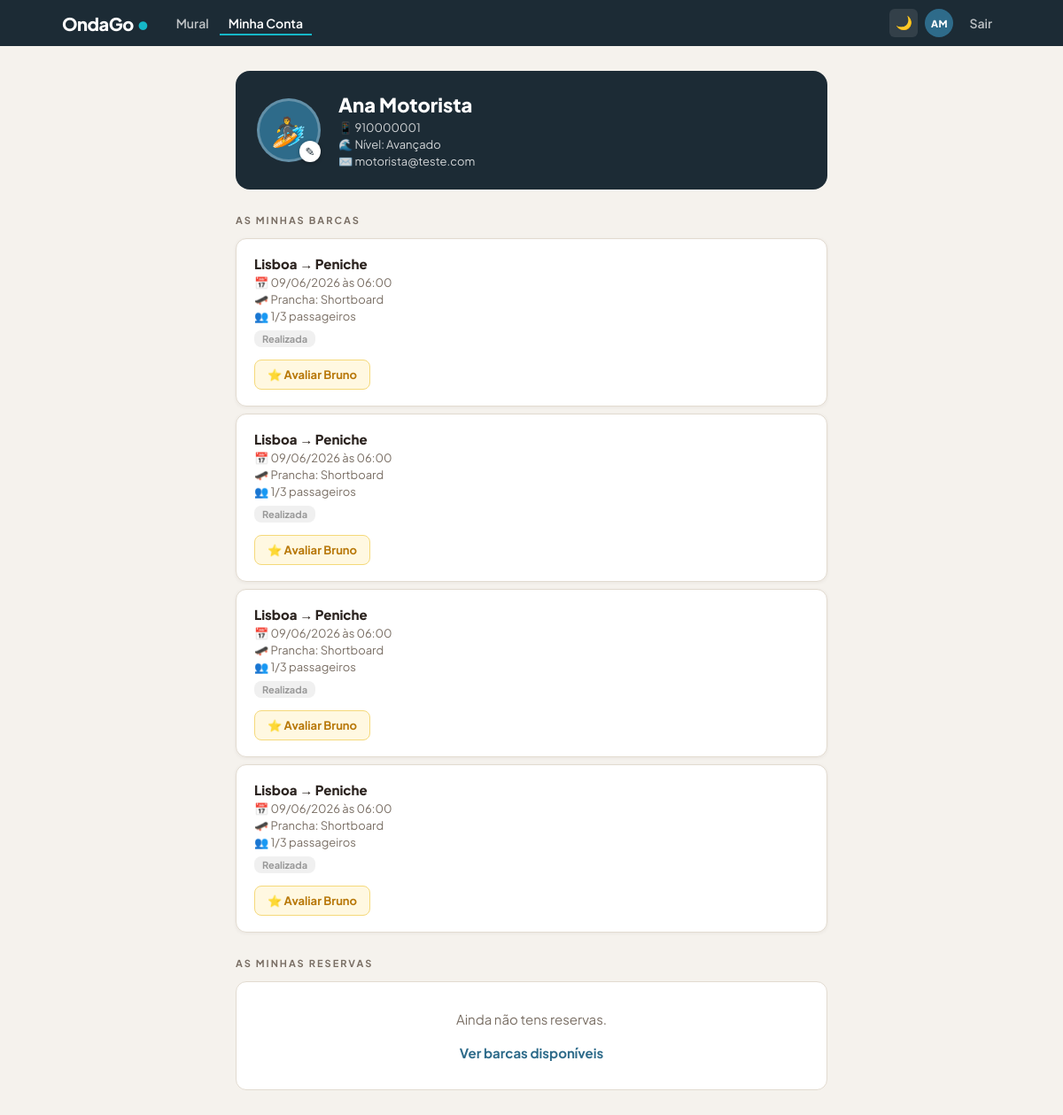
The page /minha_conta (signed in) on the database its author committed.
### models.py (models this page shows, shortened)
class Usuario(UserMixin, db.Model):
    __tablename__ = 'usuarios'
    id         = db.Column(db.Integer, primary_key=True)
    nome       = db.Column(db.String(100), nullable=False)
    email      = db.Column(db.String(150), unique=True, nullable=False)
    telefone   = db.Column(db.String(20), nullable=False)
    nivel      = db.Column(db.String(30), default='Iniciante')
    foto_url   = db.Column(db.String(300), default='')
    senha_hash = db.Column(db.String(256), nullable=False)
    criado_em  = db.Column(db.DateTime, default=datetime.utcnow)
    caronas    = db.relationship('Carona', backref='motorista', lazy=True)
    reservas   = db.relationship('Reserva', backref='passageiro', lazy=True)
    @property
    def media_avaliacao(self):
        from sqlalchemy import func
        result = db.session.query(func.avg(Avaliacao.nota)).filter_by(avaliado_id=self.id).scalar()
        return round(result, 1) if result else None

class Carona(db.Model):
    __tablename__ = 'caronas'
    id            = db.Column(db.Integer, primary_key=True)
    motorista_id  = db.Column(db.Integer, db.ForeignKey('usuarios.id'), nullable=False)
    ponto_partida = db.Column(db.String(100), nullable=False)
    destino       = db.Column(db.String(100), nullable=False)
    data          = db.Column(db.String(10), nullable=False)
    hora          = db.Column(db.String(5), nullable=False)
    vagas_totais  = db.Column(db.Integer, nullable=False)
    tipo_prancha  = db.Column(db.String(30), default='Qualquer')
    criado_em     = db.Column(db.DateTime, default=datetime.utcnow)
    reservas      = db.relationship('Reserva', backref='carona', lazy=True)
    @property
    def vagas_disponiveis(self):
        return self.vagas_totais - len(self.reservas)
    @property
    def expirada(self):
        try:
            dt = datetime.strptime(f"{self.data} {self.hora}", "%d/%m/%Y %H:%M")
            return datetime.now() > dt
        except:
            return False

class Reserva(db.Model):
    __tablename__ = 'reservas'
    id         = db.Column(db.Integer, primary_key=True)
    carona_id  = db.Column(db.Integer, db.ForeignKey('caronas.id'), nullable=False)
    usuario_id = db.Column(db.Integer, db.ForeignKey('usuarios.id'), nullable=False)
    criado_em  = db.Column(db.DateTime, default=datetime.utcnow)

### app.py (the view)
@app.route('/minha_conta')
@login_required
def minha_conta():
    minhas_caronas = Carona.query.filter_by(motorista_id=current_user.id).all()
    minhas_reservas = Reserva.query.filter_by(usuario_id=current_user.id).all()
    avaliacoes_feitas = {
        (a.carona_id, a.avaliado_id)
        for a in Avaliacao.query.filter_by(avaliador_id=current_user.id).all()
    }
    return render_template('minha_conta.html', caronas=minhas_caronas, reservas=minhas_reservas,
                           avaliacoes_feitas=avaliacoes_feitas)

### app.py (called while the page is built)
@login_manager.user_loader
def load_user(user_id):
    return Usuario.query.get(int(user_id))

### templates/minha_conta.html (shortened to what this page needs)
{% extends "base.html" %}
{% block content %}
<div class="container">
    <div class="perfil-card">
        <div class="avatar-wrap">
            <div class="avatar">
                {% if current_user.foto_url %}
                    <img src="/static/uploads/{{ current_user.foto_url }}" alt="Foto de perfil">
                {% else %}
                    🏄
                {% endif %}
            </div>
            <form method="POST" action="/editar_perfil" enctype="multipart/form-data" id="foto-form">
                <button type="button" class="upload-btn" onclick="document.getElementById('foto-input').click()" title="Mudar foto">✎</button>
            </form>
        </div>
        <div class="perfil-info">
            <h2>{{ current_user.nome }}</h2>
            <p>📱 {{ current_user.telefone }}</p>
            <p>🌊 Nível: {{ current_user.nivel }}</p>
            <p>✉️ {{ current_user.email }}</p>
        </div>
    </div>
    <div class="section">
        <p class="section-title">As minhas barcas</p>
        {% if caronas %}
            {% for c in caronas %}
            <div class="card">
                <h4>{{ c.ponto_partida }} → {{ c.destino }}</h4>
                <p>📅 {{ c.data }} às {{ c.hora }}</p>
                <p>🛹 Prancha: {{ c.tipo_prancha }}</p>
                <p>👥 {{ c.vagas_totais - c.vagas_disponiveis }}/{{ c.vagas_totais }} passageiros</p>
                {% if c.expirada %}
                    <span class="badge badge-expirada">Realizada</span>
                {% elif c.lotado %}
                    <span class="badge badge-lotada">Lotada</span>
                {% else %}
                    <span class="badge badge-ok">{{ c.vagas_disponiveis }} vagas livres</span>
                {% endif %}
                <div class="card-footer">
                    {% if c.expirada %}
                        {% for r in c.reservas %}
                            {% if (c.id, r.usuario_id) not in avaliacoes_feitas %}
                                <a href="/avaliar/{{ c.id }}/{{ r.usuario_id }}" class="btn-avaliar">
                                    ⭐ Avaliar {{ r.passageiro.nome.split()[0] }}
                                </a>
                            {% endif %}
                        {% endfor %}
                    {% endif %}
                </div>
            </div>
            {% endfor %}
        {% else %}
            <div class="empty">
                Ainda não publicaste nenhuma barca.<br><br>
                <a href="/nova">+ Publicar a primeira barca</a>
            </div>
        {% endif %}
    </div>
    <div class="section">
        <p class="section-title">As minhas reservas</p>
        {% if reservas %}
            {% for r in reservas %}
            <div class="card">
                <h4>{{ r.carona.ponto_partida }} → {{ r.carona.destino }}</h4>
                <p>📅 {{ r.carona.data }} às {{ r.carona.hora }}</p>
                <p>🏄 Motorista: {{ r.carona.motorista.nome }} | 📱 {{ r.carona.motorista.telefone }}</p>
                {% if r.carona.expirada %}
                    <span class="badge badge-expirada">Realizada</span>
                {% endif %}
                <div class="card-footer">
                    {% if not r.carona.expirada %}
                        <form method="POST" action="/cancelar_reserva/{{ r.id }}">
                            <button type="submit" class="btn-cancelar"
                                onclick="return confirm('Tens a certeza que queres cancelar esta reserva?')">
                                ✕ Cancelar reserva
                            </button>
                        </form>
                    {% endif %}
                    {% if r.carona.expirada and (r.carona_id, r.carona.motorista_id) not in avaliacoes_feitas %}
                        <a href="/avaliar/{{ r.carona_id }}/{{ r.carona.motorista_id }}" class="btn-avaliar">
                            ⭐ Avaliar motorista
                        </a>
                    {% endif %}
                </div>
            </div>
            {% endfor %}
        {% else %}
            <div class="empty">
                Ainda não tens reservas.<br><br>
                <a href="/">Ver barcas disponíveis</a>
            </div>
        {% endif %}
    </div>
</div>
{% endblock %}

### templates/base.html (shortened to what this page needs)
<!DOCTYPE html>
<html lang="pt" data-theme="light">
<head>
</head>
<body>
<nav class="navbar">
    <div class="nav-inner">
        <a href="/" class="nav-logo">OndaGo<span class="logo-dot">•</span></a>
        <div class="nav-links" id="nav-links">
            <a href="/"
               class="nav-link {% if request.endpoint == 'index' %}active{% endif %}">Mural</a>
            {% if current_user.is_authenticated %}
                <a href="/minha_conta"
                   class="nav-link {% if request.endpoint == 'minha_conta' %}active{% endif %}">Minha Conta</a>
            {% endif %}
        </div>
        <div class="nav-right">
            <button class="theme-toggle" id="theme-btn" onclick="toggleTheme()" title="Modo escuro">🌙</button>
            {% if current_user.is_authenticated %}
                <div class="nav-avatar" title="{{ current_user.nome }}">{{ current_user.nome.split()[0][0] }}{% if current_user.nome.split()|length > 1 %}{{ current_user.nome.split()[-1][0] }}{% endif %}</div>
                <a href="/logout" class="nav-link">Sair</a>
            {% else %}
                <a href="/login"
                   class="nav-link {% if request.endpoint == 'login' %}active{% endif %}">Entrar</a>
                <a href="/registro" class="nav-btn">Criar conta</a>
            {% endif %}
        </div>
    </div>
</nav>
{% block content %}{% endblock %}
</body>
</html>

### templates/base.html (style rules this page uses)
:root { --bg: #F5F2ED; --card: #ffffff; --text: #2C2420; --text-muted: #7A6F65; --border: #E2DBD0; --shadow: rgba(44,36,32,0.06); --nav: #1C2B35; --teal: #15B8C8; --hero: #2E6B8A; --green: #0F6E56; --green-light: #E8F4F0; --red: #c62828; --red-light: #fdecea; --orange: #D85A30; }
* { margin: 0; padding: 0; box-sizing: border-box; }
body { font-family: 'Plus Jakarta Sans', sans-serif; background: var(--bg); color: var(--text); transition: background 0.3s, color 0.3s; }
.navbar { background: #1C2B35; height: 52px; width: 100%; position: sticky; top: 0; z-index: 200; }
.nav-inner { max-width: 1100px; margin: 0 auto; height: 100%; padding: 0 20px; display: flex; align-items: center; gap: 20px; }
.nav-logo { font-size: 20px; font-weight: 800; color: #ffffff; text-decoration: none; letter-spacing: -0.5px; flex-shrink: 0; display: flex; align-items: baseline; gap: 3px; }
.logo-dot { color: #15B8C8; font-size: 22px; line-height: 1; }
.nav-links { display: flex; align-items: center; gap: 2px; flex: 1; }
.nav-link { color: rgba(255,255,255,0.7); text-decoration: none; font-size: 14px; font-weight: 600; padding: 5px 10px; border-radius: 6px; transition: color 0.15s; white-space: nowrap; }
.nav-link.active { color: #ffffff; border-bottom: 2px solid #15B8C8; border-radius: 0; padding-bottom: 3px; }
.nav-right { display: flex; align-items: center; gap: 8px; flex-shrink: 0; }
.theme-toggle { background: rgba(255,255,255,0.1); border: none; color: white; width: 32px; height: 32px; border-radius: 6px; cursor: pointer; font-size: 15px; display: flex; align-items: center; justify-content: center; transition: background 0.15s; }
.nav-avatar { width: 32px; height: 32px; border-radius: 50%; background: #2E6B8A; color: #ffffff; font-size: 11px; font-weight: 800; letter-spacing: 0.5px; display: flex; align-items: center; justify-content: center; flex-shrink: 0; text-transform: uppercase; }

### templates/minha_conta.html (style rules this page uses)
.container { max-width: 700px; margin: 28px auto 80px; padding: 0 16px; }
.perfil-card { background: #1C2B35; color: white; border-radius: 16px; padding: 24px; margin-bottom: 28px; display: flex; align-items: center; gap: 20px; }
.avatar-wrap { position: relative; flex-shrink: 0; }
.avatar { width: 72px; height: 72px; border-radius: 50%; background: #2E6B8A; border: 3px solid rgba(255,255,255,0.25); display: flex; align-items: center; justify-content: center; font-size: 32px; overflow: hidden; }
.upload-btn { position: absolute; bottom: 0; right: 0; background: white; color: #1C2B35; border: none; border-radius: 50%; width: 24px; height: 24px; font-size: 13px; cursor: pointer; display: flex; align-items: center; justify-content: center; box-shadow: 0 1px 4px rgba(0,0,0,0.3); }
.perfil-info { flex: 1; min-width: 0; }
.perfil-info h2 { font-size: 22px; font-weight: 800; margin-bottom: 4px; }
.perfil-info p { font-size: 13px; opacity: 0.8; margin-top: 3px; }
.section { margin-bottom: 28px; }
.section-title { font-size: 11px; font-weight: 700; color: var(--text-muted); text-transform: uppercase; letter-spacing: 2px; margin-bottom: 14px; }
.card { background: var(--card); border-radius: 12px; padding: 18px 20px; margin-bottom: 8px; border: 0.5px solid var(--border); box-shadow: 0 1px 4px var(--shadow); }
.card h4 { font-size: 15px; font-weight: 800; color: var(--text); margin-bottom: 4px; }
.card p { font-size: 13px; color: var(--text-muted); margin-top: 3px; }
.badge { display: inline-block; padding: 3px 9px; border-radius: 8px; font-size: 11px; font-weight: 700; margin-top: 8px; }
.badge-expirada { background: #f0f0f0; color: #999; }
.card-footer { display: flex; flex-wrap: wrap; gap: 8px; margin-top: 14px; }
.btn-avaliar { background: #FFF8E1; color: #b8780a; padding: 8px 14px; border-radius: 8px; text-decoration: none; font-size: 13px; font-weight: 700; border: 1px solid #f5d97a; transition: background 0.15s; }
.empty { background: var(--card); border-radius: 12px; padding: 32px; text-align: center; color: var(--text-muted); font-size: 15px; border: 0.5px solid var(--border); }
.empty a { color: #2E6B8A; font-weight: 700; text-decoration: none; }

### rows shown on the page
Usuario: nome "A", nome "M", nome "Ana Motorista", telefone "910000001", nivel "Avançado", email "motorista@teste.com"
Carona: ponto_partida "Lisboa", destino "Peniche", data "09/06/2026", hora "06:00", tipo_prancha "Shortboard", c.vagas_totais-c.vagas_disponiveis "1", vagas_totais "3", shows "Realizada"
Reserva: passageiro.nome "Bruno"
Carona: ponto_partida "Lisboa", destino "Peniche", data "09/06/2026", hora "06:00", tipo_prancha "Shortboard", c.vagas_totais-c.vagas_disponiveis "1", vagas_totais "3", shows "Realizada"
Reserva: passageiro.nome "Bruno"
Carona: ponto_partida "Lisboa", destino "Peniche", data "09/06/2026", hora "06:00", tipo_prancha "Shortboard", c.vagas_totais-c.vagas_disponiveis "1", vagas_totais "3", shows "Realizada"
Reserva: passageiro.nome "Bruno"
Carona: ponto_partida "Lisboa", destino "Peniche", data "09/06/2026", hora "06:00", tipo_prancha "Shortboard", c.vagas_totais-c.vagas_disponiveis "1", vagas_totais "3", shows "Realizada"
Reserva: passageiro.nome "Bruno"
